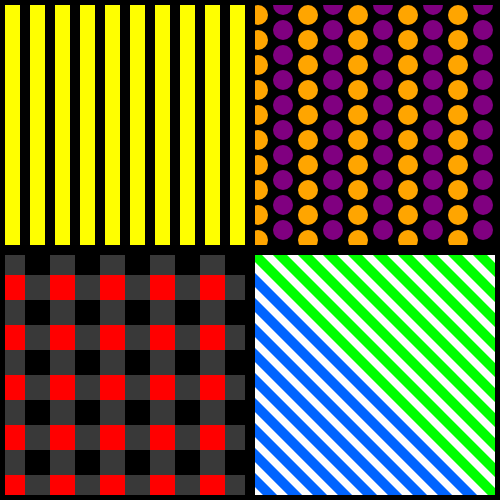
Frame 1 (no input)
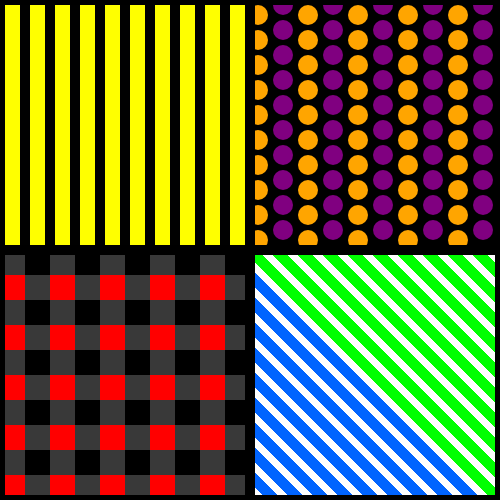
Frame 60 (no input)
Frame 120 (the mouse pressed at the canvas centre since frame 60): identical to frame 60, image omitted

The p5.js sketch that drew these frames (run headless with seeded random() and noise() and a simulated clock; from frame 60 on, the mouse is pressed at the canvas centre):

// p5.js sketch
// ── sketch.js
// TODO: Create setup() function
function setup() {
    // Inside the setup() function:
    // TODO: Create canvas 500px wide and 500px high
    createCanvas(500, 500);
    // TODO: Draw horizontal and vertical guidelines
  
  }
  
  function draw() {
  // TODO: Create wall drawing inside draw() function
    fill('yellow');
    rect(0, 0, width/2, height/2);
    // Inside the draw() function:
    // Draw parallel lines:
    // TODO: Set stroke color and weight
    stroke(1);
    strokeWeight(10);
    // TODO: Use a for loop to draw 10 vertical lines
    for (let posX = 0; posX < 10; posX++) {
      line(posX * 25, 0, posX * 25, height/2);
    }
    // Draw polka dots:
    // TODO: Set no stroke and fill color
    
    noStroke();
    fill('black');
    rect(width/2, 0, width, height/2);
    // TODO: Use nested for loops to draw a grid of circles
    // TODO: Offset y positions of every other column by 10 pixels
     for (let posX = 0; posX < 10; posX++) {
       for(let posY = 0; posY < 10; posY++) {
         if (posX % 2 === 0) {
           fill('orange');
           circle(posX * 25 + width/2 + 8, posY * 25 + 15, 20);
         } else {
           fill('purple');
           circle(posX * 25 + width/2 + 8, posY * 25 + 5, 20);
         }
       }
    }
  
    // Draw checkered squares:
    // TODO: Set fill color
      fill(57);
      rect(0, height/2, width/2, height);
    // TODO: Use nested for loops to draw rows of squares
    // TODO: Offset y positions of every other column by 25 pixels
      for (let posX = 0; posX < 10; posX++) {
        for(let posY = 0; posY < 5; posY++) {
          if (posX % 2 === 0) {
            fill('red');
            square(posX * 25, posY * 50 + height/2 + 25, 25);
          } else {
            fill('black');
            square(posX * 25, posY * 50 + height/2, 25);
          } 
        }
      }
    
    // Draw parallel diagonal lines:
    // TODO: Set stroke color and weight
    
    strokeWeight(10);
  
    // TODO: Use a for loop to draw diagonal lines
    for(let i = 0; i < 10; i++) {
      stroke(0,100,255);
      line(width/2, height - i * 25, width/2 + i * 25, height);
      stroke(0, 255, 0);
      line(width/2 + i * 25, height/2, width, height - i * 25);
    }
  
    // Draw borders:
    // TODO: Set stroke color
      stroke('black');
  
    // TODO: Draw horizontal and vertical guidelines
      line(width/2, 0, width/2, height);
      line(0, height/2, width, height/2);
  
    // TODO: Draw borders around canvas
      line(0, 0, width, 0);
      line(0, height, width, height);
      line(0, 0, 0, height);
      line(width, 0, width, height);
  }

// ── style.css
html, body {
    margin: auto;
    padding: 0;
    display:flex;
    align-items: center;
    justify-content: center;
    height: 100vh;
  }
  
  canvas {
    display:  block;
  }
  
